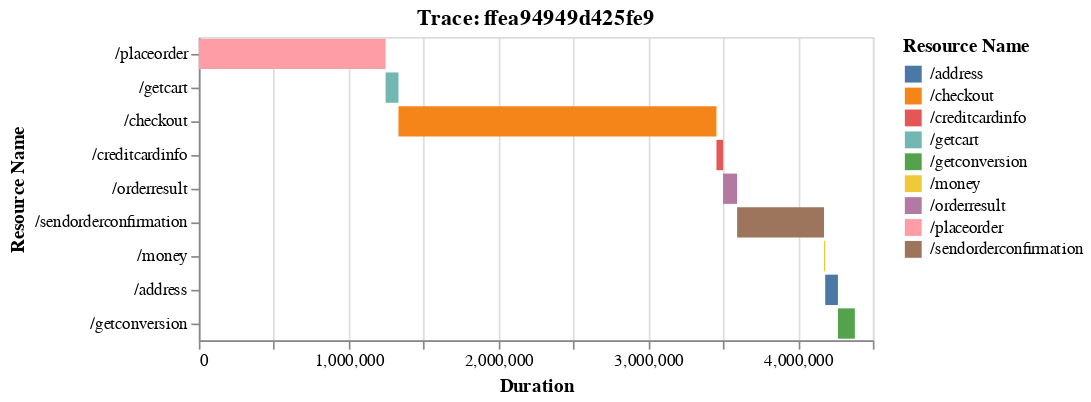

Source (notebook cell):
### Code cell
plotTrace2('ffea94949d425fe9')

### Figure 1 — Vega-Lite specification as saved in the notebook (floating-point values rounded to 4 significant figures)
{"config": {"view": {"continuousWidth": 400, "continuousHeight": 300}}, "data": {"name": "data-323f6d32547b0689278f1ca351e1fbf1"}, "mark": "bar", "encoding": {"color": {"type": "nominal", "field": "Resource Name"}, "tooltip": [{"type": "quantitative", "field": "Duration"}, {"type": "quantitative", "field": "Data Transfered"}, {"type": "nominal", "field": "Error"}], "x": {"type": "quantitative", "field": "duration_start", "title": "Duration"}, "x2": {"field": "duration_end"}, "y": {"type": "nominal", "field": "Resource Name", "sort": null}}, "title": "Trace: ffea94949d425fe9", "$schema": "https://vega.github.io/schema/vega-lite/v4.8.1.json", "datasets": {"data-323f6d32547b0689278f1ca351e1fbf1": [{"Resource Name": "/placeorder", "Duration": 1247000, "Trace_ID": "ffea94949d425fe9", "duration_start": 0, "duration_end": 1247000, "Data Transfered:Q": 4445.0, "Data Transfered": 4856.0, "Error": "No Error"}, {"Resource Name": "/getcart", "Duration": 86000, "Trace_ID": "ffea94949d425fe9", "duration_start": 1247000, "duration_end": 1333000, "Data Transfered:Q": 6579.0, "Data Transfered": 9346.0, "Error": "No Error"}, {"Resource Name": "/checkout", "Duration": 2123000, "Trace_ID": "ffea94949d425fe9", "duration_start": 1333000, "duration_end": 3456000, "Data Transfered:Q": 5077.0, "Data Transfered": 4690.0, "Error": "No Error"}, {"Resource Name": "/creditcardinfo", "Duration": 44000, "Trace_ID": "ffea94949d425fe9", "duration_start": 3456000, "duration_end": 3500000, "Data Transfered:Q": 5829.0, "Data Transfered": 7199.0, "Error": "No Error"}, {"Resource Name": "/orderresult", "Duration": 94000, "Trace_ID": "ffea94949d425fe9", "duration_start": 3500000, "duration_end": 3594000, "Data Transfered:Q": 5103.0, "Data Transfered": 4491.0, "Error": "No Error"}, {"Resource Name": "/sendorderconfirmation", "Duration": 580000, "Trace_ID": "ffea94949d425fe9", "duration_start": 3594000, "duration_end": 4174000, "Data Transfered:Q": 2201.0, "Data Transfered": 9104.0, "Error": "No Error"}, {"Resource Name": "/money", "Duration": 8000, "Trace_ID": "ffea94949d425fe9", "duration_start": 4174000, "duration_end": 4182000, "Data Transfered:Q": 2695.0, "Data Transfered": 698.4, "Error": "No Error"}, {"Resource Name": "/address", "Duration": 85000, "Trace_ID": "ffea94949d425fe9", "duration_start": 4182000, "duration_end": 4267000, "Data Transfered:Q": 4129.0, "Data Transfered": 5324.0, "Error": "No Error"}, {"Resource Name": "/getconversion", "Duration": 113000, "Trace_ID": "ffea94949d425fe9", "duration_start": 4267000, "duration_end": 4380000, "Data Transfered:Q": 7199.0, "Data Transfered": 9847.0, "Error": "No Error"}]}}
